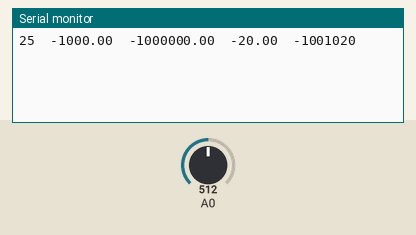
This sketch was run on a simulated Arduino Uno, built with avr-gcc and run on an emulated ATmega328P. Parts: the last lines printed to the serial monitor. The test bench sets the inputs (shaded band); at power-on: A0 = 512.

Above: at 1.2 s.
1.3 s: A0 set to 716
At 2.6 s:
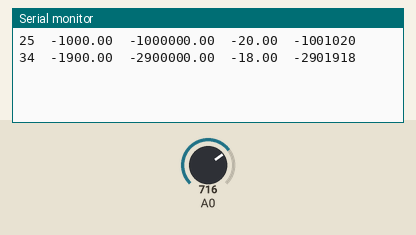
2.8 s: A0 set to 900
At 3.8 s:
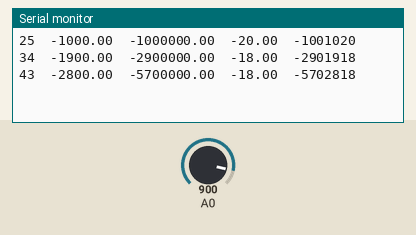
Timing chart, 0 to 5.8 s (numbered marks = the images above; inputs shaded):
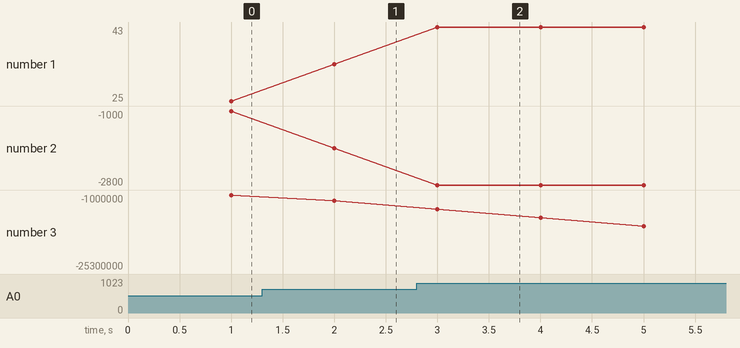

The sketch:

pid.ino
```cpp
uint32_t lastTime;
const int Setpoint=15;
double kp,ki,kd,lastErr;
int32_t  Output;
double errSum;

int SampleTime=1000;

void setup()
{
        Serial.begin(9600);
}


void loop()
{
        tunings(100,100,2000);
        compute();
        setSampleTime(0);
}

void compute()
{
        int16_t Input=analogRead(A0);
        Input=map(Input,0,1024,0,50);
        Input=constrain(Input,0,50);

        uint32_t now=millis();
        int timeChange=(now-lastTime);
        if(timeChange>=SampleTime){
                double error=Setpoint-Input;
                errSum+=(error*timeChange);
                double dErr=(error-lastErr)/timeChange;

                double proportional=kp*error;
                double integral=ki*errSum;
                double derivative=kd*dErr;
                Output=(proportional+integral+derivative);
        //      Output=kp*error+ki*errSum+kd*dErr;
        //      Output=Output>>15;

                lastErr=error;
                lastTime=now;

                Serial.print(Input);
                Serial.print("\t");
                Serial.print(proportional);
                Serial.print("\t");
                Serial.print(integral);
                Serial.print("\t");
                Serial.print(derivative);
                Serial.print("\t");
                Serial.println(Output);
        }
}

void tunings(double Kp,double Ki,double Kd)
{
        double SampleTimeinSec=((double)SampleTime)/1000;
        kp = Kp;
        ki = Ki*SampleTimeinSec;
        kd = Kd/SampleTimeinSec;
}

void setSampleTime(int NewSampleTime)
{
        if(NewSampleTime>0){
                double ratio=(double)NewSampleTime/(double)SampleTime;
                ki*=ratio;
                kd/=ratio;
                SampleTime=(unsigned long)NewSampleTime;
        }
}
```

Measured:
- after the input at 1.3 s, the serial monitor: prints a new line after 0.70 s (image 1)
- after the input at 2.8 s, the serial monitor: prints a new line after 0.20 s (image 2)
- plotted number 1: 25 → 34 after the input at 1.3 s, 34 → 43 after the input at 2.8 s
- plotted number 2: -1000 → -1900 after the input at 1.3 s, -1900 → -2800 after the input at 2.8 s
- plotted number 3: -1000000 → -2900000 after the input at 1.3 s, -2900000 → -25300000 after the input at 2.8 s
